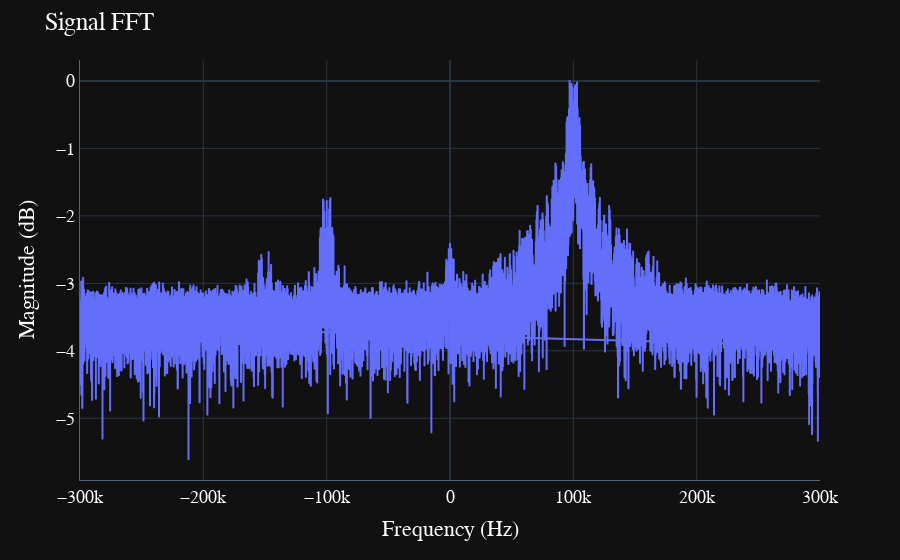

Notebook source saved alongside this figure:
### Markdown cell above
## Plotting

### Code cell
fig = px.line(x=freq, y=np.log10(np.abs(signal_fft)))
fig.update_layout(PLOTLY_LAYOUT)
fig.update_layout(
    title="Signal FFT",
    xaxis=dict(title="Frequency (Hz)"),
    yaxis=dict(title="Magnitude (dB)"),
)
fig.show()

### Figure 1 — Plotly figure (JSON) as saved in the notebook; plotly's stock layout.template omitted (floating-point values rounded to 4 significant figures; data arrays with more than 128 entries replaced by an {"elided": "..."} marker saying what was removed)
{"data": [{"hovertemplate": "x=%{x}<br>y=%{y}<extra></extra>", "legendgroup": "", "line": {"color": "#636efa", "dash": "solid"}, "marker": {"symbol": "circle"}, "mode": "lines", "name": "", "showlegend": false, "type": "scattergl", "x": {"elided": "16384 float values"}, "xaxis": "x", "y": {"elided": "16384 float values"}, "yaxis": "y"}], "layout": {"annotationdefaults": {"arrowcolor": "#f2f5fa", "arrowhead": 0, "arrowwidth": 1}, "autotypenumbers": "strict", "coloraxis": {"colorbar": {"outlinewidth": 0, "ticks": ""}}, "colorscale": {"diverging": [[0, "#8e0152"], [0.1, "#c51b7d"], [0.2, "#de77ae"], [0.3, "#f1b6da"], [0.4, "#fde0ef"], [0.5, "#f7f7f7"], [0.6, "#e6f5d0"], [0.7, "#b8e186"], [0.8, "#7fbc41"], [0.9, "#4d9221"], [1, "#276419"]], "sequential": [[0, "#0d0887"], [0.1111, "#46039f"], [0.2222, "#7201a8"], [0.3333, "#9c179e"], [0.4444, "#bd3786"], [0.5556, "#d8576b"], [0.6667, "#ed7953"], [0.7778, "#fb9f3a"], [0.8889, "#fdca26"], [1, "#f0f921"]], "sequentialminus": [[0, "#0d0887"], [0.1111, "#46039f"], [0.2222, "#7201a8"], [0.3333, "#9c179e"], [0.4444, "#bd3786"], [0.5556, "#d8576b"], [0.6667, "#ed7953"], [0.7778, "#fb9f3a"], [0.8889, "#fdca26"], [1, "#f0f921"]]}, "font": {"color": "white", "family": "JetBrains Mono", "size": 18}, "geo": {"bgcolor": "rgb(17,17,17)", "lakecolor": "rgb(17,17,17)", "landcolor": "rgb(17,17,17)", "showlakes": true, "showland": true, "subunitcolor": "#506784"}, "hoverlabel": {"align": "left"}, "hovermode": "closest", "legend": {"tracegroupgap": 0}, "mapbox": {"style": "dark"}, "margin": {"t": 60}, "paper_bgcolor": "rgb(17,17,17)", "plot_bgcolor": "rgb(17,17,17)", "polar": {"angularaxis": {"gridcolor": "#506784", "linecolor": "#506784", "ticks": ""}, "bgcolor": "rgb(17,17,17)", "radialaxis": {"gridcolor": "#506784", "linecolor": "#506784", "ticks": ""}}, "scene": {"xaxis": {"backgroundcolor": "rgb(17,17,17)", "gridcolor": "#506784", "gridwidth": 2, "linecolor": "#506784", "showbackground": true, "ticks": "", "zerolinecolor": "#C8D4E3"}, "yaxis": {"backgroundcolor": "rgb(17,17,17)", "gridcolor": "#506784", "gridwidth": 2, "linecolor": "#506784", "showbackground": true, "ticks": "", "zerolinecolor": "#C8D4E3"}, "zaxis": {"backgroundcolor": "rgb(17,17,17)", "gridcolor": "#506784", "gridwidth": 2, "linecolor": "#506784", "showbackground": true, "ticks": "", "zerolinecolor": "#C8D4E3"}}, "shapedefaults": {"line": {"color": "#f2f5fa"}}, "sliderdefaults": {"bgcolor": "#C8D4E3", "bordercolor": "rgb(17,17,17)", "borderwidth": 1, "tickwidth": 0}, "ternary": {"aaxis": {"gridcolor": "#506784", "linecolor": "#506784", "ticks": ""}, "baxis": {"gridcolor": "#506784", "linecolor": "#506784", "ticks": ""}, "bgcolor": "rgb(17,17,17)", "caxis": {"gridcolor": "#506784", "linecolor": "#506784", "ticks": ""}}, "title": {"text": "Signal FFT"}, "updatemenudefaults": {"bgcolor": "#506784", "borderwidth": 0}, "xaxis": {"anchor": "y", "automargin": true, "domain": [0, 1], "gridcolor": "#283442", "linecolor": "#506784", "ticks": "", "title": {"text": "Frequency (Hz)"}, "zerolinecolor": "#283442", "zerolinewidth": 2}, "yaxis": {"anchor": "x", "automargin": true, "domain": [0, 1], "gridcolor": "#283442", "linecolor": "#506784", "ticks": "", "title": {"text": "Magnitude (dB)"}, "zerolinecolor": "#283442", "zerolinewidth": 2}}}
